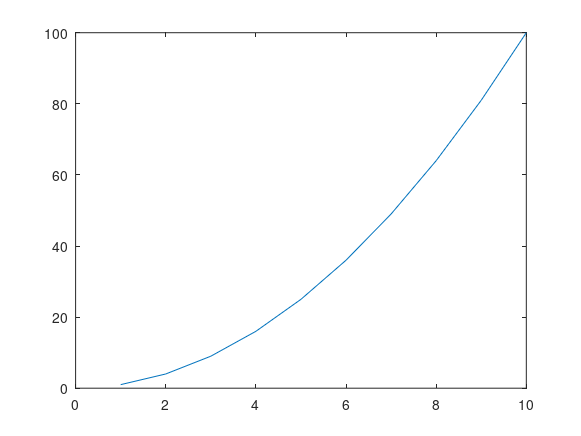

Write MATLAB code to recreate this figure. (Note: this script raises an error after producing the figure.)
%=============================================================================
% Copyright (c) 2016-present Allan CORNET (Nelson)
%=============================================================================
% This file is part of Nelson.
%=============================================================================
% LICENCE_BLOCK_BEGIN
% SPDX-License-Identifier: LGPL-3.0-or-later
% LICENCE_BLOCK_END
%=============================================================================
% <--ADV-CLI MODE-->
%=============================================================================
reset(groot());
f = figure();
plot(1:10, (1:10) .^ 2);
%=============================================================================
% -dpng, filename without extension: extension is appended.
base_png = tempname();
print(f, base_png, '-dpng');
file_png = [base_png, '.png'];
asserts.istrue(isfile(file_png));
rmfile(file_png);
%=============================================================================
% -dpdf with explicit extension.
file_pdf = [tempname(), '.pdf'];
print(f, file_pdf, '-dpdf');
asserts.istrue(isfile(file_pdf));
rmfile(file_pdf);
%=============================================================================
% -dsvg with an accepted (ignored) resolution switch.
file_svg = [tempname(), '.svg'];
print(f, file_svg, '-dsvg', '-r150');
asserts.istrue(isfile(file_svg));
rmfile(file_svg);
%=============================================================================
% No device: format inferred from the filename extension.
file_auto = [tempname(), '.png'];
print(f, file_auto);
asserts.istrue(isfile(file_auto));
rmfile(file_auto);
%=============================================================================
% Current figure used when no handle is given.
file_gcf = [tempname(), '.png'];
print(file_gcf, '-dpng');
asserts.istrue(isfile(file_gcf));
rmfile(file_gcf);
%=============================================================================
% Error: unsupported device.
assert_checkerror('print(gcf(), tempname(), ''-deps'')', getString(message('Nelson:print:unsupportedDevice', '-deps')), ...
  'Nelson:print:unsupportedDevice');
%=============================================================================
% Error: filename required.
assert_checkerror('print(gcf(), ''-dpng'')', getString(message('Nelson:print:filenameExpected')), ...
  'Nelson:print:filenameExpected');
%=============================================================================
% Error: invalid resolution.
assert_checkerror('print(gcf(), tempname(), ''-dpng'', ''-rabc'')', getString(message('Nelson:print:invalidResolution', '-rabc')), ...
  'Nelson:print:invalidResolution');
%=============================================================================
close all;
%=============================================================================
